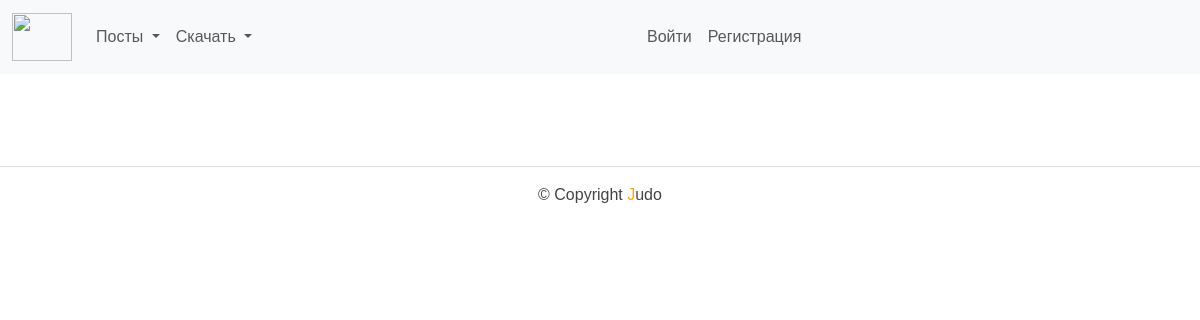
Before: /news/ with the older database file.
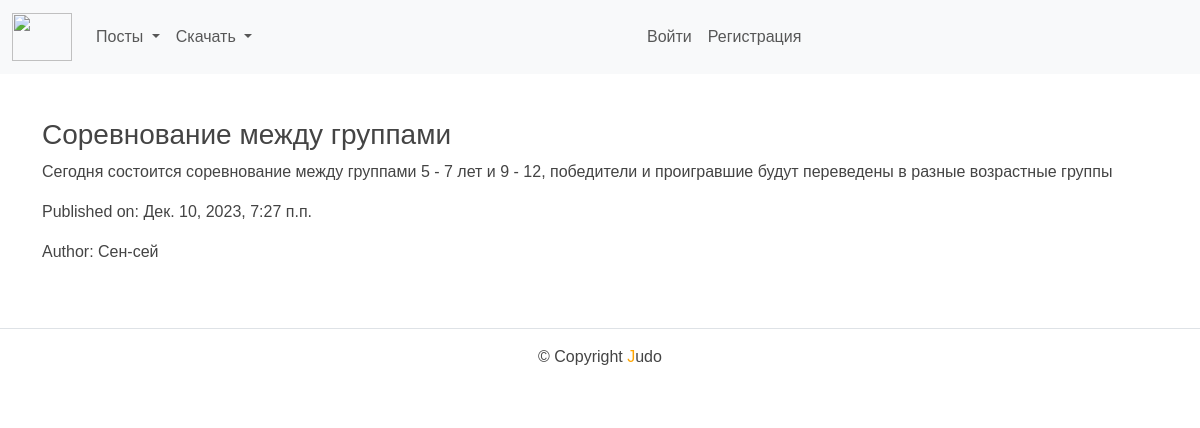
After: the same page with the newer database file.
### backend/models.py (models this page shows, shortened)
class News(models.Model):
    class Meta:
        verbose_name = 'Новости'
        verbose_name_plural = 'Новости'
    title = models.CharField(max_length=200)
    content = models.TextField()
    pub_date = models.DateTimeField('date published')
    author = models.CharField(max_length=100)

### backend/views.py (the view)
# urls.py: path('news/', news, name='news'),
def news(request):
    news_list = News.objects.all()
    context = {'news_list': news_list}
    return render(request, 'backend/news.html', context)

### templates/backend/news.html
{% extends "base.html" %}
{% block content %}
  {% for news in news_list %}
      <h3>{{ news.title }}</h3>
      <p>{{ news.content }}</p>
      <p>Published on: {{ news.pub_date }}</p>
      <p>Author: {{ news.author }}</p>
  {% endfor %}
{% endblock %}

Changed rows visible on the page:
added News: title "Соревнование между группами", content "Сегодня состоится соревнование между группами 5 - 7 лет и 9 - 12, победители и проигравшие будут переведены в разные возрастные группы", pub_date "Дек. 10, 2023, 7:27 п.п.", author "Сен-сей"
